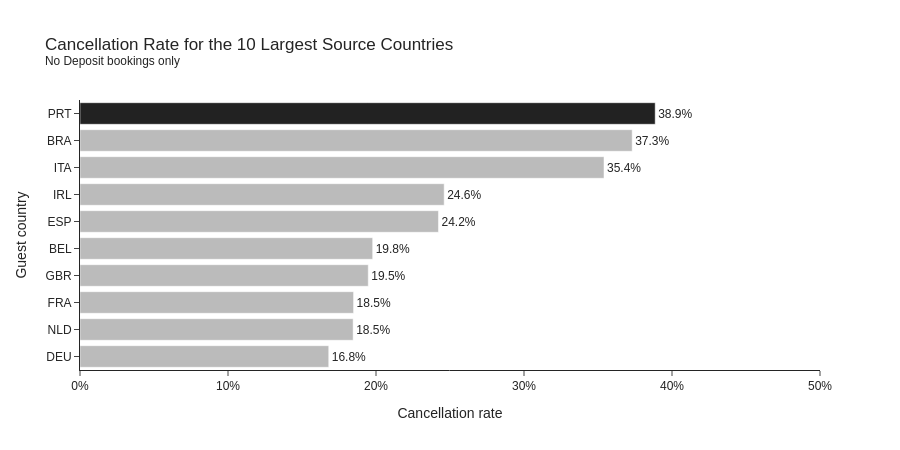

Source (notebook cell):
### Code cell
top_countries = df['country'].value_counts().head(10).index

df_country = (
    df.query('deposit_type == "No Deposit" and country in @top_countries')
      .groupby('country', as_index=False)
      .agg(bookings=('is_canceled', 'size'), cancel_rate=('is_canceled', 'mean'))
      .sort_values('cancel_rate')
)

fig = px.bar(
    df_country,
    x='cancel_rate',
    y='country',
    orientation='h',
    text='cancel_rate',
    title='Cancellation Rate for the 10 Largest Source Countries<br><sup>No Deposit bookings only</sup>',
    labels={'cancel_rate': 'Cancellation rate', 'country': 'Guest country'}
)
fig.update_traces(
    marker_color=[HIGHLIGHT if c == 'PRT' else GRAY for c in df_country['country']],
    texttemplate='%{text:.1%}',
    textposition='outside'
)
fig.update_layout(xaxis_tickformat='.0%', xaxis_range=[0, 0.5], height=450)
fig.show()

### Figure 1 — Plotly figure (JSON) as saved in the notebook; plotly's stock layout.template omitted (floating-point values rounded to 4 significant figures)
{"data": [{"hovertemplate": "Cancellation rate=%{text}<br>Guest country=%{y}<extra></extra>", "legendgroup": "", "marker": {"color": ["#BBBBBB", "#BBBBBB", "#BBBBBB", "#BBBBBB", "#BBBBBB", "#BBBBBB", "#BBBBBB", "#BBBBBB", "#BBBBBB", "#222222"], "pattern": {"shape": ""}}, "name": "", "orientation": "h", "showlegend": false, "text": [0.1681, 0.1845, 0.1849, 0.1948, 0.1978, 0.2422, 0.2461, 0.3541, 0.3731, 0.3886], "textposition": "outside", "texttemplate": "%{text:.1%}", "type": "bar", "x": [0.1681, 0.1845, 0.1849, 0.1948, 0.1978, 0.2422, 0.2461, 0.3541, 0.3731, 0.3886], "xaxis": "x", "y": ["DEU", "NLD", "FRA", "GBR", "BEL", "ESP", "IRL", "ITA", "BRA", "PRT"], "yaxis": "y"}], "layout": {"barmode": "relative", "height": 450, "legend": {"tracegroupgap": 0}, "title": {"text": "Cancellation Rate for the 10 Largest Source Countries<br><sup>No Deposit bookings only</sup>"}, "xaxis": {"anchor": "y", "domain": [0.0, 1.0], "range": [0, 0.5], "tickformat": ".0%", "title": {"text": "Cancellation rate"}}, "yaxis": {"anchor": "x", "domain": [0.0, 1.0], "title": {"text": "Guest country"}}}}
